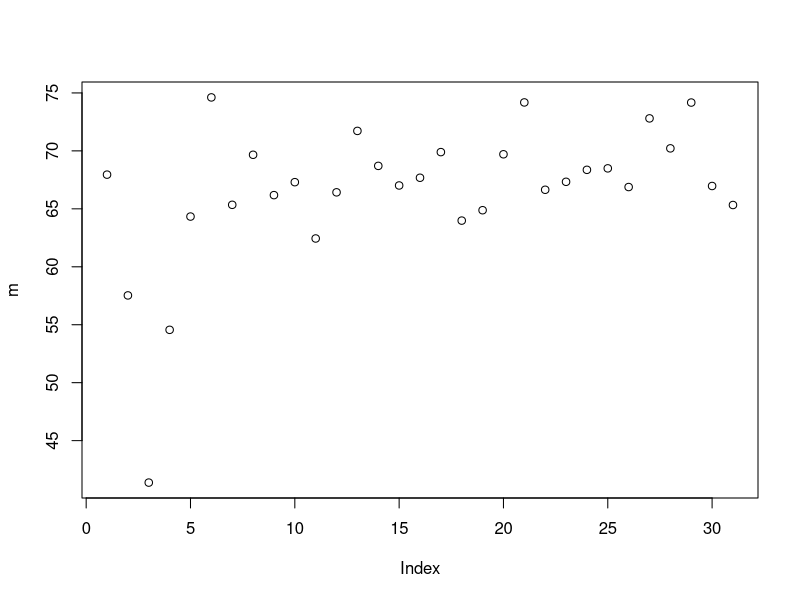

This figure's R source:
x<-read.csv("final4.csv") #https://github.com/laurenhanlon/Maimonides-Rule-and-Class-Sizes/blob/master/report/final_report.pdf  https://ditraglia.com/econ224/lab08.pdf
x1<-x[x$c_size %in% 36:45,]
x2<-x[x$c_size %in% 76:85,]
x<-data.frame(rbind(x1,x2))

m<-by(x$avgmath,x$classize,mean)
plot(m)


expected_classize <- function(enrollment) {
    y <- c()
    for (i in 1:length(enrollment)) {
        denominator <- as.integer((enrollment[i] - 1) / 40) + 1
        y[i] <- enrollment[i] / denominator
    }
    y
}

#Create a vector of average class size per enrollment category

enrollment5 <- (min(x$c_size):max(x$c_size))
expected_enrollment5 <- expected_classize(enrollment5)
z<-data.frame(c_size=enrollment5,mr=expected_enrollment5)
x<-merge(x,z)

m1<-lm(c_size~tipuach+mr,x)
x$fit<-predict(m1)

m2<-lm(avgmath~fit+classize+tipuach,x)
summary(m2)
